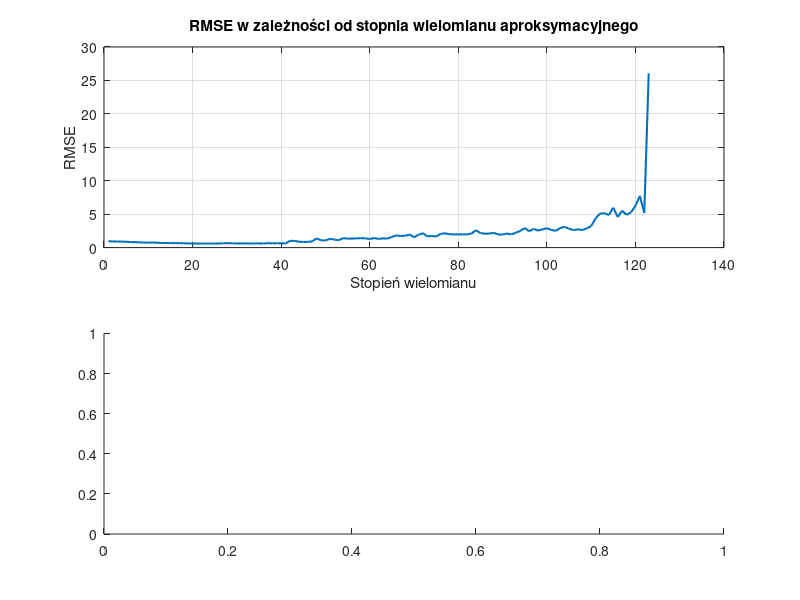

Write MATLAB code to recreate this figure. (Note: this script raises an error after producing the figure.)
function [dates, y, rmse_values, M, c, ya] = calculate_rmse()
% 1) Wyznacza pierwiastek błędu średniokwadratowego w zależności od stopnia
%    aproksymacji wielomianowej danych przedstawiających produkcję energii.
% 2) Wyznacza i przedstawia na wykresie aproksymację wielomianową wysokiego
%    stopnia danych przedstawiających produkcję energii.
% Dla kraju C oraz źródła energii S:
% dates - wektor energy_2025.C.S.Dates (daty pomiaru produkcji energii)
% y - wektor energy_2025.C.S.EnergyProduction (poziomy miesięcznych produkcji energii)
% rmse_values(i,1) - RMSE wyznaczony dla wektora y i wielomianu i-tego stopnia
%     Rozmiar kolumnowego wektora wynosi length(y)-1.
% M - stopień wielomianu aproksymacyjnego przedstawionego na wykresie
% c - współczynniki wielomianu aproksymacyjnego przedstawionego na wykresie:
%       c = [c_M; ...; c_1; c_0]
% ya - wartości wielomianu aproksymacyjnego wyznaczone dla punktów danych
%       (rozmiar wektora ya powinien być taki sam jak rozmiar wektora y)

    M = 90; % stopień wielomianu aproksymacyjnego (dla wykresu)

    load energy_2025

    dates = energy_2025.Poland.Coal.Dates; % TODO
    y = energy_2025.Poland.Coal.EnergyProduction; % TODO

    N = numel(y);
    degrees = 1:N-1;

    x = linspace(0,1,N)';

    rmse_values = zeros(numel(degrees),1);

    % Oblicz RMSE dla każdego stopnia
    for m = degrees
        % TODO:
        c = polyfit_qr(x, y, m);
        c = c(end:-1:1);
        suma=0.0;
        for i = 1 : N
            px = polyval(c, x(i));
            suma=suma+(px - y(i))^2
        end
        rmse_values(m) = sqrt(1/N*(suma));
    end

    % Aproksymacja wielomianu wysokiego stopnia (dla wykresu)
    c = polyfit_qr(x, y, M);
    c = c(end:-1:1); % odwrócenie kolejności wektora c: dostosowanie do polyval

    ya = polyval(c, x);

    % TODO:
    % Wykresy
    figure;

    subplot(2,1,1);
    plot(degrees, rmse_values, '-', 'LineWidth', 1.5, 'MarkerSize', 4);
    xlabel('Stopień wielomianu');
    ylabel('RMSE');
    title('RMSE w zależności od stopnia wielomianu aproksymacyjnego');
    grid on;

    subplot(2,1,2);
    plot(dates, y, 'k.-', 'DisplayName', 'Dane oryginalne'); hold on;
    plot(dates, ya, 'r-', 'LineWidth', 1.5, 'DisplayName', ['Aproksymacja (stopień = ' num2str(M) ')']);
    xlabel('Data');
    ylabel('Produkcja energii');
    title('Dane oryginalne i aproksymacja wielomianowa');
    legend('Location', 'best');
    grid on;
    saveas(gcf,"zadanie2.png");
end

function c = polyfit_qr(x, y, M)
    % Wyznacza współczynniki wielomianu aproksymacyjnego stopnia M
    % z zastosowaniem rozkładu QR.
    % c - kolumnowy wektor wsp. wielomianu c = [c_0; ...; c_M]

    A = zeros(numel(x),M+1); % macierz Vandermonde o rozmiarze [n,M+1]
    for i = 0:M
        A(:, i+1) = x.^i;
    end
    [q1, r1] = qr(A, 0); % economy QR factorization
    c = r1 \ (q1.' * y);

end